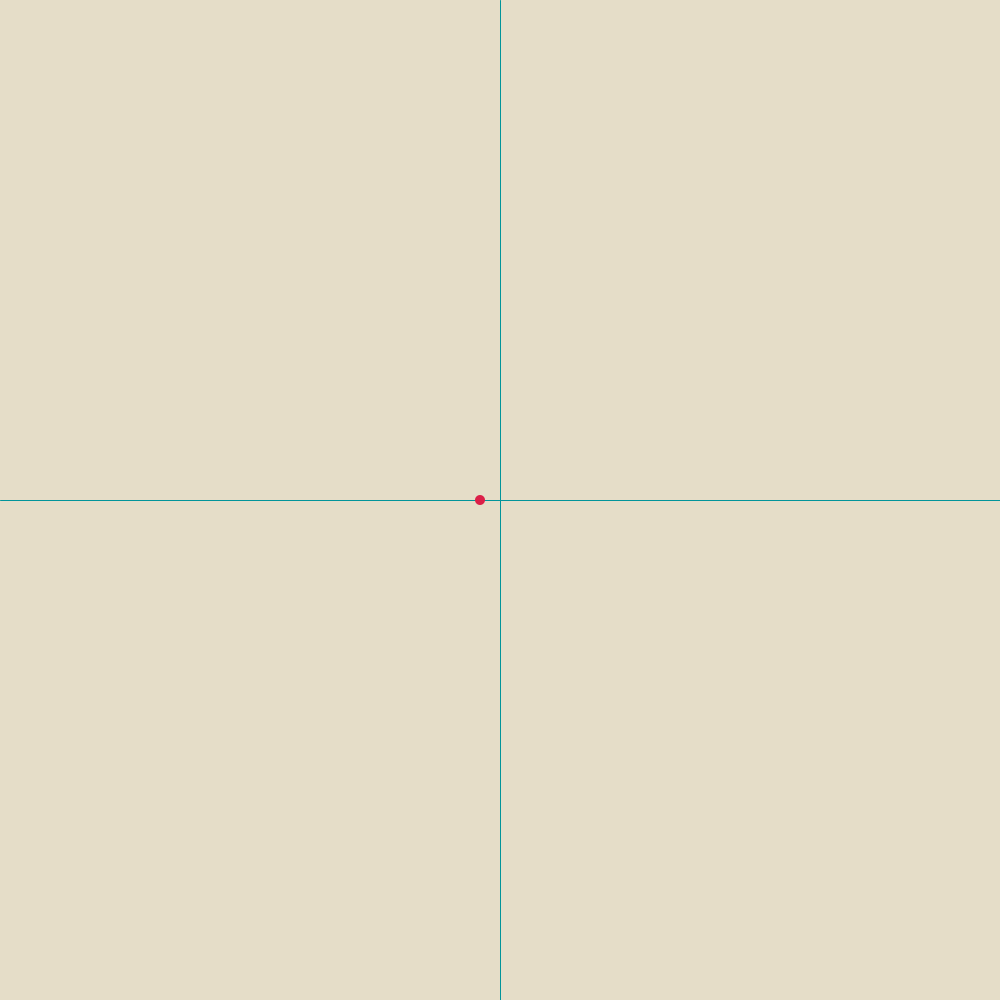
Frame 1 (no input)
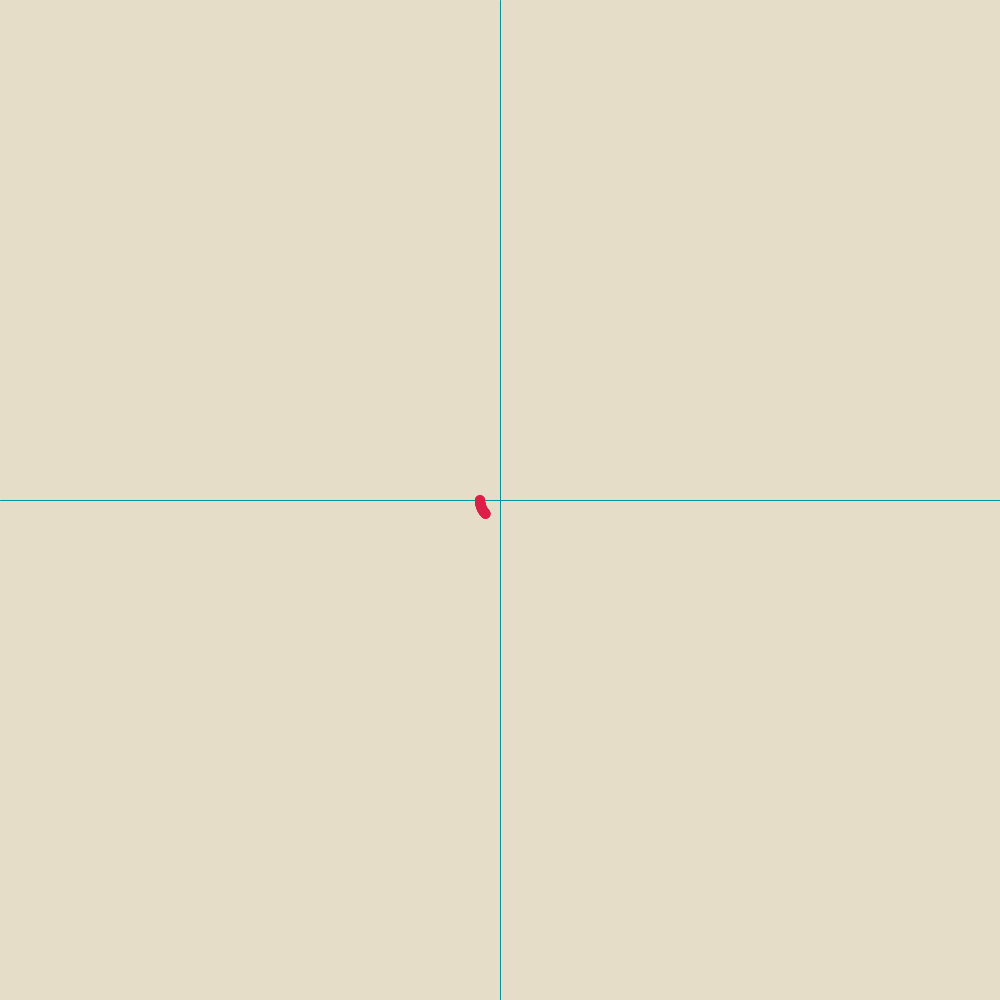
Frame 60 (the mouse pressed at the canvas centre just before this capture)
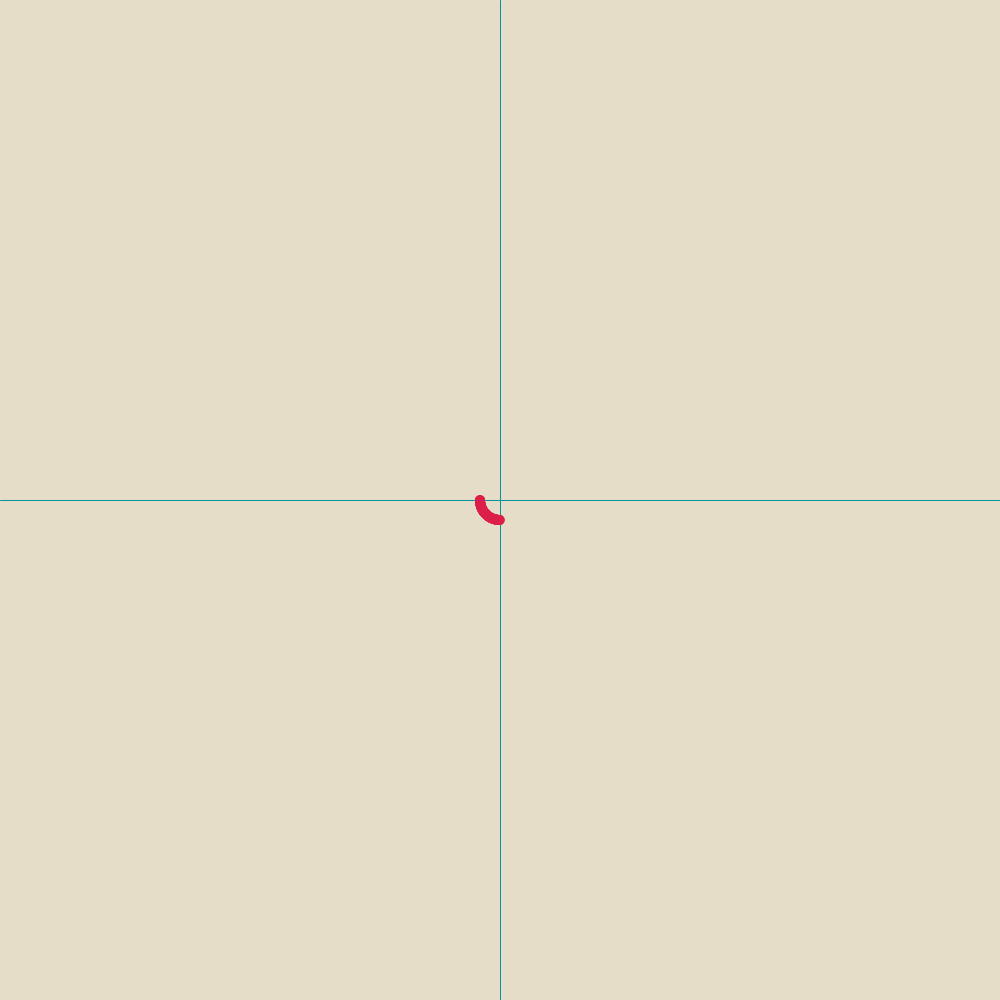
Frame 120 (the mouse held since frame 60 and released just before this capture)

The Processing sketch that drew these frames (run headless with seeded random() and noise(); from frame 60 on, the mouse is pressed at the canvas centre):

// Processing sketch: Problema_3
// ── Problema_3.pde
//Variáveis globais
int raio;
int dist;
float theta;
float xCentro, yCentro;
int t;

public void setup(){

  //Configurações da animação
  size(1000, 1000);
  int frameRate = 60;
  frameRate(frameRate);
   
  //Inicializando variáveis globais
  raio = 5;
  dist = 20;
  theta = radians(90)/(frameRate*2);
  xCentro = 0;
  yCentro = 0;
  t = 0;
  
  //Desenhando o fundo
  background(#E5DDC8);
  translate(width/2, height/2);
  stroke(#01949A);
  line(-width/2, 0, width/2, 0);
  line(0, -height/2, 0, height/2);

}

public void draw(){
  
  //Desenho
  translate(width/2, height/2);
  translate(xCentro, 0);
  fill(#DB1F48);
  noStroke();
  rotate(-t*theta);
  circle(-dist, 0, raio*2);
  rotate(t*theta);
  
  if(t*theta == PI){
    xCentro -= dist;
    dist *= 2;
  } 
  if(t*theta == 2*PI){
    xCentro += dist;
    dist *= 2;
    t = 0;
  }
  t++;
}
